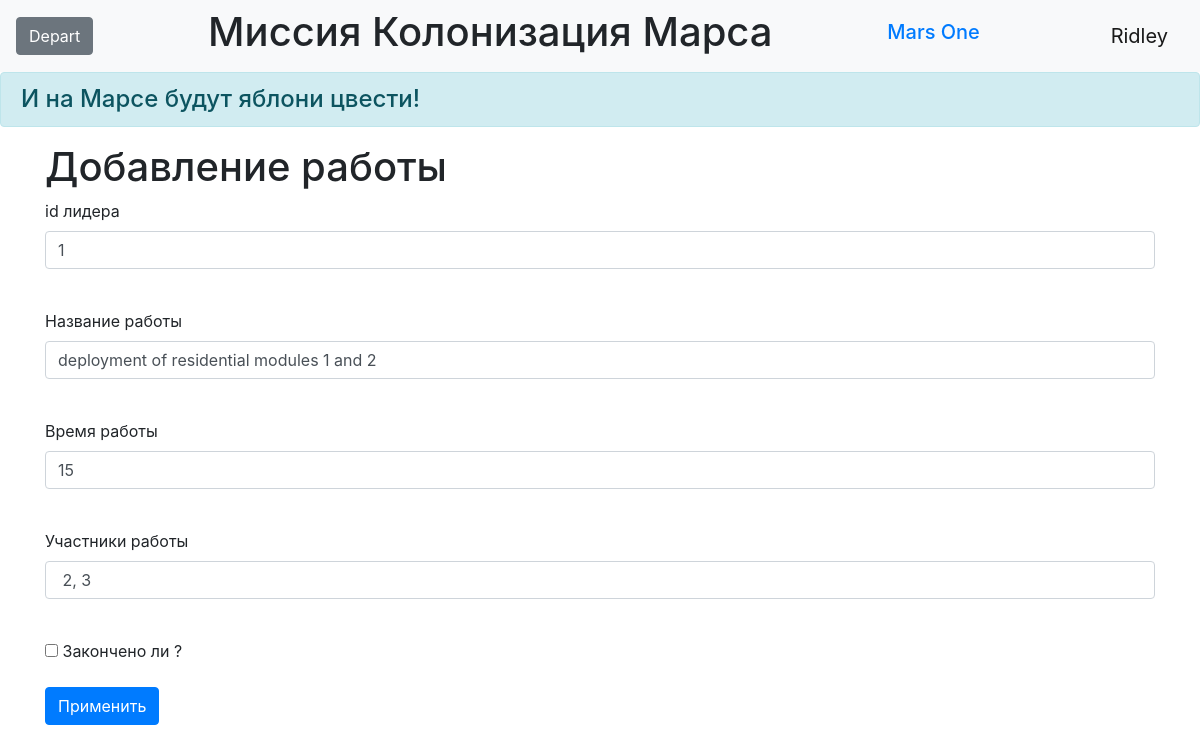
/works_edit/1 (signed in), run on an earlier commit of the app's database.
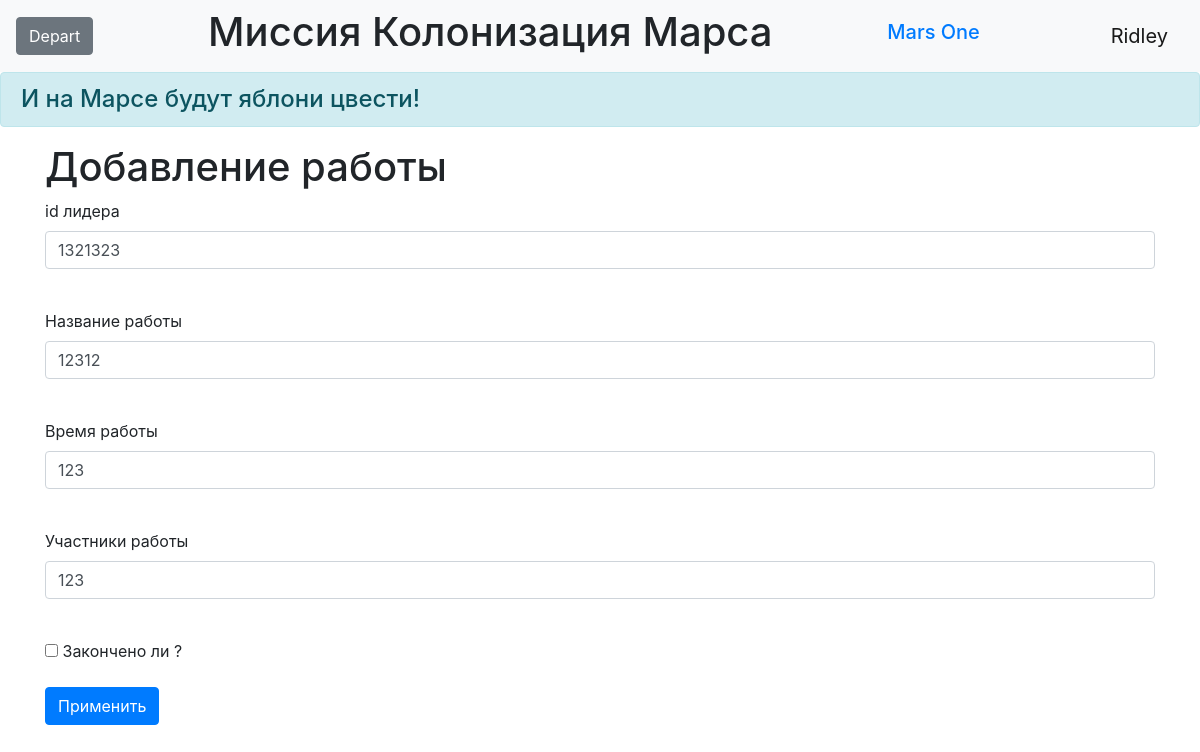
And on a later commit of the database.
### data/jobs.py (models this page shows)
class Jobs(SqlAlchemyBase):
    __tablename__ = 'jobs'
    id = sqlalchemy.Column(sqlalchemy.Integer,
                           primary_key=True, autoincrement=True)
    team_leader = sqlalchemy.Column(sqlalchemy.Integer,
                                    sqlalchemy.ForeignKey("users.id"))
    job = sqlalchemy.Column(sqlalchemy.String, nullable=True)
    work_size = sqlalchemy.Column(sqlalchemy.Integer, nullable=True)
    collaborators = sqlalchemy.Column(sqlalchemy.String, nullable=True)
    is_finished = sqlalchemy.Column(sqlalchemy.Boolean, default=True)
    start_date = sqlalchemy.Column(sqlalchemy.DateTime,
                                   default=datetime.datetime.now)
    end_date = sqlalchemy.Column(sqlalchemy.DateTime,
                                 default=datetime.datetime.now)
    user = orm.relationship('User')

### main.py (the view, shortened to what this page needs)
@app.route('/works_edit/<int:id>', methods=['GET', 'POST'])
@login_required
def edit_work(id):
    form = WorksForm()
    if request.method == "GET":
        db_sess = db_session.create_session()
        work = db_sess.query(Jobs).filter(Jobs.id == id,
                                          (Jobs.team_leader == current_user.id) | (current_user.id == 1)
                                          ).first()
        if work:
            form.team_leader.data = work.team_leader
            form.job.data = work.job
            form.work_size.data = work.work_size
            form.collaborators.data = work.collaborators
            form.is_finished.data = work.is_finished
        else:
            abort(404)
    return render_template('work_edit.html',
                           title='Редактирование работы',
                           form=form
                           )

### data/work_forms.py
class WorksForm(FlaskForm):
    team_leader = IntegerField('id лидера', validators=[DataRequired()])
    job = StringField('Название работы', validators=[DataRequired()])
    work_size = IntegerField('Время работы', validators=[DataRequired()])
    collaborators = StringField('Участники работы', validators=[DataRequired()])
    is_finished = BooleanField("Закончено ли ?")
    submit = SubmitField('Применить')

### data/db_session.py (called while the page is built)
def create_session() -> Session:
    global __factory
    return __factory()

### main.py (called while the page is built)
@login_manager.user_loader
def load_user(user_id):
    db_sess = db_session.create_session()
    return db_sess.query(User).get(user_id)

### templates/work_edit.html (shortened to what this page needs)
{% extends "base.html" %}
{% block content %}
<h1>Добавление работы</h1>
<form action="" method="post">
    <p>
        {{ form.team_leader.label }}<br>
        {{ form.team_leader(class="form-control") }}<br>
    </p>
    <p>
        {{ form.job.label }}<br>
        {{ form.job(class="form-control") }}<br>
    </p>
    <p>
        {{ form.work_size.label }}<br>
        {{ form.work_size(class="form-control") }}<br>
    </p>
    <p>
        {{ form.collaborators.label }}<br>
        {{ form.collaborators(class="form-control") }}<br>
    </p>
    <p>{{ form.is_finished() }} {{ form.is_finished.label }}</p>
    <p>{{ form.submit(type="submit", class="btn btn-primary") }}</p>
</form>
{% endblock %}

What changed in the data, as far as the page shows it:
changed Jobs: team_leader "1" → "1321323"; job "deployment of residential modules 1 and 2" → "12312"; work_size "15" → "123"; collaborators "2, 3" → "123"
